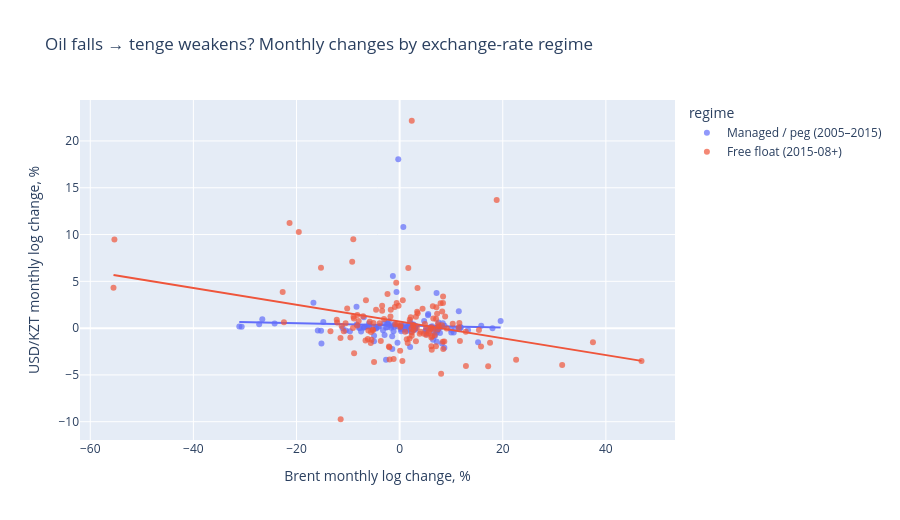

The code cell stored with this chart in its notebook:
### Markdown cell above
### 10.3 USD/KZT vs Brent by regime (interactive)

### Code cell
scatter_df = monthly[["usd_kzt_log_ret", "brent_log_ret"]].dropna().copy()
scatter_df["regime"] = np.where(scatter_df.index >= "2015-08-01", "Free float (2015-08+)", "Managed / peg (2005–2015)")
scatter_df["month"] = scatter_df.index.strftime("%Y-%m")

fig = px.scatter(
    scatter_df, x="brent_log_ret", y="usd_kzt_log_ret", color="regime", hover_name="month",
    trendline="ols", opacity=0.7,
    labels={"brent_log_ret": "Brent monthly log change, %", "usd_kzt_log_ret": "USD/KZT monthly log change, %"},
    title="Oil falls → tenge weakens? Monthly changes by exchange-rate regime",
)
fig.update_layout(height=520)
fig.show()
